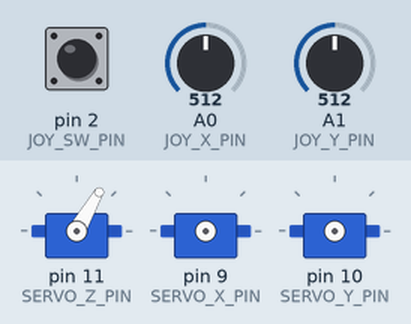
The sketch below on a simulated Arduino Uno, built with avr-gcc and run on an emulated ATmega328P. Shown: 3 × servo. The inputs (shaded band) are chosen by the test bench; at power-on: A0 (JOY_X_PIN) = 512, A1 (JOY_Y_PIN) = 512, pin 2 (JOY_SW_PIN) HIGH. What the sketch prints to the serial monitor is not drawn.

Above: at 1.2 s.
1.3 s: A0 (JOY_X_PIN) set to 590
2.8 s: A0 (JOY_X_PIN) set to 602
At 4.05 s:
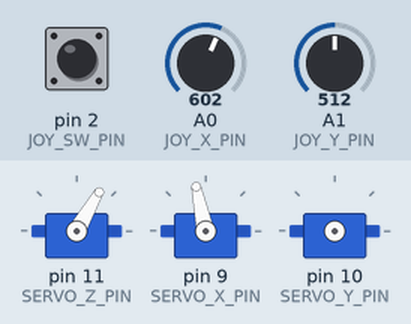
5.8 s: A1 (JOY_Y_PIN) set to 592
8.8 s: A1 (JOY_Y_PIN) set to 602
At 8.95 s:
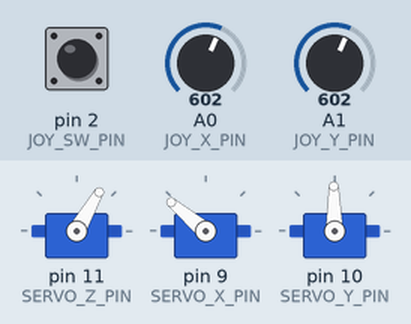
11.8 s: pin 2 (JOY_SW_PIN) pulled LOW for 0.15 s
At 11.95 s:
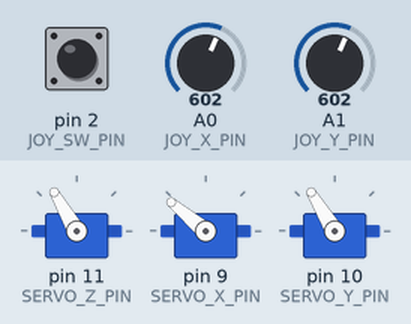
14.8 s: A0 (JOY_X_PIN) set to 441
16.3 s: A0 (JOY_X_PIN) set to 422
At 16.45 s:
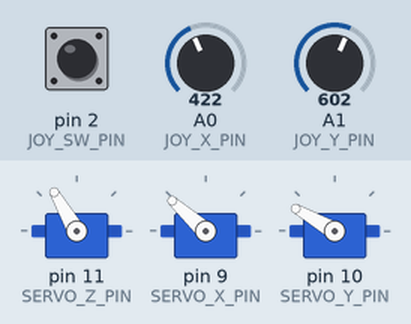
Timing chart, 0 to 21.9 s (numbered marks = the images above; inputs shaded):
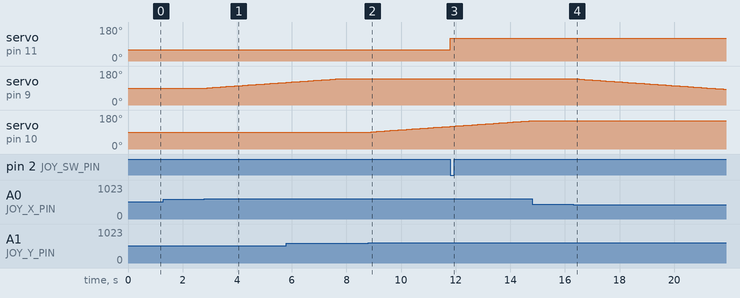

The sketch:

DKJoystick.ino
```cpp
#include <Servo.h>

/* =================================================
   SG90 SERVO – JOYSTICK 2 CHIỀU CHUẨN
   - Trái / Phải đúng nghĩa
   - Thả tay dừng ngay
   - Không trôi – Không giật
================================================= */

/* ================= SERVO ================= */
Servo servoX;
Servo servoY;
Servo servoZ;

/* ================= PIN ================= */
#define JOY_X_PIN A0
#define JOY_Y_PIN A1
#define JOY_SW_PIN 2

#define SERVO_X_PIN 9
#define SERVO_Y_PIN 10
#define SERVO_Z_PIN 11

/* ================= GIỚI HẠN AN TOÀN ================= */
#define X_MIN 40
#define X_MAX 140

#define Y_MIN 30
#define Y_MAX 150

#define Z_OPEN 60
#define Z_CLOSE 120

/* ================= JOYSTICK ================= */
#define JOY_CENTER 512
#define DEADZONE 90

/* ================= CHUYỂN ĐỘNG ================= */
#define MAX_SPEED 2.0        // độ / chu kỳ
#define UPDATE_INTERVAL 20   // ms

/* ================= TRẠNG THÁI ================= */
float angleX = 90;
float angleY = 90;
int angleZ = Z_OPEN;

bool xAttached = false;
bool yAttached = false;

unsigned long lastUpdate = 0;
unsigned long lastButton = 0;

/* ================= SETUP ================= */
void setup() {
  Serial.begin(9600);
  pinMode(JOY_SW_PIN, INPUT_PULLUP);

  servoZ.attach(SERVO_Z_PIN);
  servoZ.write(angleZ);

  Serial.println("SG90 – JOYSTICK 2 CHIEU READY");
}

/* ================= LOOP ================= */
void loop() {
  if (millis() - lastUpdate >= UPDATE_INTERVAL) {
    lastUpdate = millis();

    controlAxis(
      JOY_X_PIN,
      servoX,
      xAttached,
      angleX,
      X_MIN,
      X_MAX,
      SERVO_X_PIN
    );

    controlAxis(
      JOY_Y_PIN,
      servoY,
      yAttached,
      angleY,
      Y_MIN,
      Y_MAX,
      SERVO_Y_PIN
    );
  }

  handleGripper();
}

/* ================= AXIS CONTROL ================= */
void controlAxis(
  int joyPin,
  Servo &servo,
  bool &attached,
  float &angle,
  int minAngle,
  int maxAngle,
  int servoPin
) {
  int raw = analogRead(joyPin);
  int offset = raw - JOY_CENTER;

  /* ===== JOYSTICK VỀ GIỮA → DỪNG ===== */
  if (abs(offset) < DEADZONE) {
    if (attached) {
      servo.write(angle);   // giữ đúng góc hiện tại
      servo.detach();       // ngắt để không rung
      attached = false;
    }
    return;
  }

  /* ===== GẮN SERVO KHI BẮT ĐẦU QUAY ===== */
  if (!attached) {
    servo.attach(servoPin);
    attached = true;
  }

  /* ===== TỐC ĐỘ TỈ LỆ ĐỘ LỆCH ===== */
  float speed = map(
    abs(offset),
    DEADZONE,
    512,
    20,
    MAX_SPEED * 100
  ) / 100.0;

  /* ===== HƯỚNG ===== */
  if (offset < 0) speed = -speed;   // trái / phải

  /* ===== CẬP NHẬT GÓC ===== */
  angle += speed;

  /* ===== GIỚI HẠN CỨNG ===== */
  angle = constrain(angle, minAngle, maxAngle);

  servo.write(angle);
}

/* ================= GRIPPER ================= */
void handleGripper() {
  if (digitalRead(JOY_SW_PIN) == LOW) {
    if (millis() - lastButton > 300) {
      angleZ = (angleZ == Z_OPEN) ? Z_CLOSE : Z_OPEN;
      servoZ.write(angleZ);
      lastButton = millis();
    }
  }
}
```

Measured:
- the behaviour switches between 601 and 602 on A0 (JOY_X_PIN) (found by bisection; images 0 and 1)
- the behaviour switches between 601 and 602 on A1 (JOY_Y_PIN) (found by bisection; images 1 and 2)
- the behaviour switches between 423 and 422 on A0 (JOY_X_PIN) (found by bisection; images 3 and 4)
- after the input at 1.3 s, every drawn part: stays the same
- after the input at 2.8 s, servo on pin 9 (SERVO_X_PIN): moves from 90° to 119° over 2.8 s, starting after 0.10 s
- after the input at 8.8 s, servo on pin 10 (SERVO_Y_PIN): moves from 90° to 119° over 2.8 s, starting after 0.10 s
- after the input at 11.8 s, servo on pin 11 (SERVO_Z_PIN): 60° → 120° at once
- after the input at 16.3 s, servo on pin 9 (SERVO_X_PIN): moves from 140° to 84° over 5.5 s, starting at once
